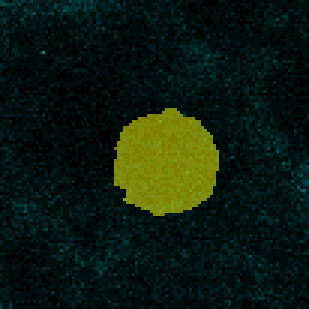
#> input picture test_images/cell_101.png, 103 x 103 px, given as the content of the folder C:/Users/jonat/Myelination/Myelination/dataset/train/0, which was not available (shown 3 times larger)
$ python ImageFlip.py
#> lines starting #> are read from the running program, lines starting #| are printed output that depends on the picture
from PIL import Image
import os

input_dir = "C:\\Users\\jonat\\Myelination\\Myelination\\dataset\\train\\0"
output_dir = input_dir

print("Path: ", input_dir)
confirm = input("Proceed? (y/n): ").strip().lower()
#> the answer given: y
if confirm != 'y':
    print("Operation cancelled.")
    exit()

for filename in os.listdir(input_dir):
    if filename.lower().endswith(('.png', '.jpg', '.jpeg', '.bmp', '.gif')):
        img_path = os.path.join(input_dir, filename)
        img = Image.open(img_path)
#> img is the input picture: PIL image 103x103 RGB; mean R, G, B 11.6, 27.3, 15.7

        # --- FLIP HORIZONTALLY (left-right) ---
        flipped = img.transpose(Image.FLIP_LEFT_RIGHT)
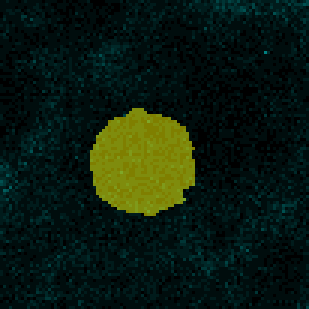
#> flipped: PIL image 103x103 RGB (shown 3 times larger); mean R, G, B 11.6, 27.3, 15.7
        flipped.save(os.path.join(output_dir, f"f{filename}"))

        print(f"Processed: {filename}")

print("Flipped")

$ run again, on test_images/cell_102.png
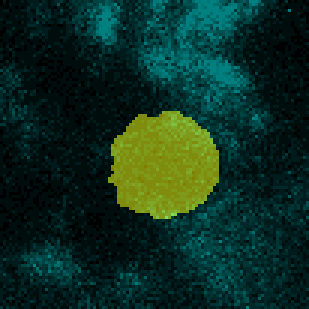
#> input picture test_images/cell_102.png, 103 x 103 px, given as the content of the folder C:/Users/jonat/Myelination/Myelination/dataset/train/0, which was not available (shown 3 times larger)
#> img is the input picture: PIL image 103x103 RGB; mean R, G, B 12.2, 46.7, 34.5
#> `flipped = img.transpose(Image.FLIP_LEFT_RIGHT)`:
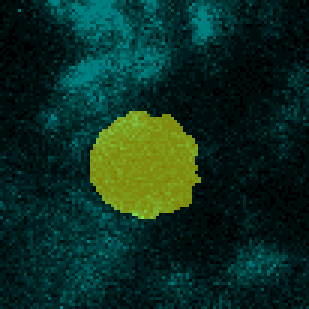
#> flipped: PIL image 103x103 RGB (shown 3 times larger); mean R, G, B 12.2, 46.7, 34.5

$ run again, on test_images/cell_103.png
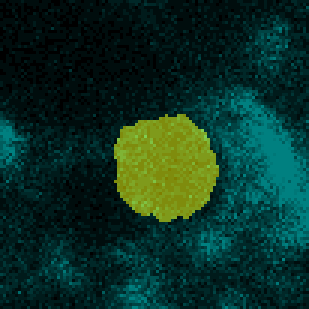
#> input picture test_images/cell_103.png, 103 x 103 px, given as the content of the folder C:/Users/jonat/Myelination/Myelination/dataset/train/0, which was not available (shown 3 times larger)
#> img is the input picture: PIL image 103x103 RGB; mean R, G, B 11.6, 49.1, 37.5
#> `flipped = img.transpose(Image.FLIP_LEFT_RIGHT)`:
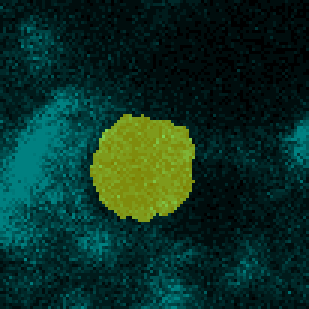
#> flipped: PIL image 103x103 RGB (shown 3 times larger); mean R, G, B 11.6, 49.1, 37.5
